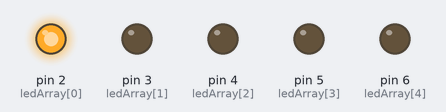
Bench run of a sketch on a simulated Arduino Uno, built with avr-gcc and run on an emulated ATmega328P. On the bench: output pins drawn as LEDs (lit = HIGH).

Above: at 0.07 s.
At 0.37 s:
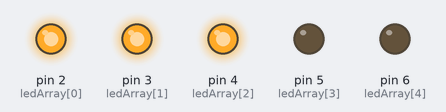
At 0.67 s:
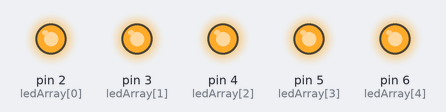
At 1.42 s:
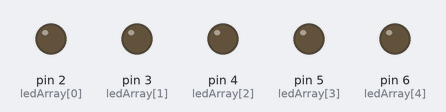
At 2.32 s:
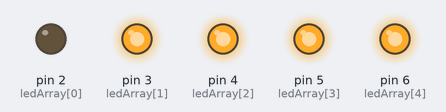
At 3.22 s:
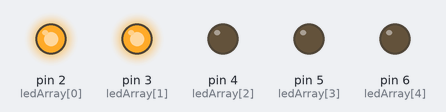
Timing chart, 0 to 3.5 s (numbered marks = the images above):
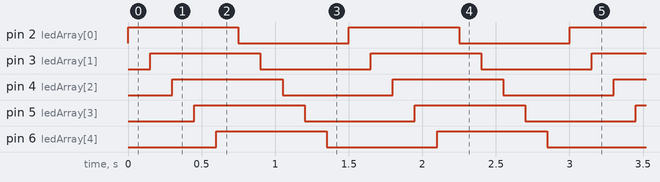

Measured:
- by itself, pin 2 (ledArray[0]), pin 3 (ledArray[1]), pin 4 (ledArray[2]), pin 5 (ledArray[3]), pin 6 (ledArray[4]): alternates HIGH for 0.75 s and LOW for 0.75 s
- by itself, everything shown: repeats every 1.5 s, in 10 steps

The sketch:

ArduinoWorkshop_LED_Sequencer.ino
```cpp
int ledArray[5] = {2,3,4,5,6};

int delayTime = 150;

void setup() {
  //initialise ledArray as outputs
  for(int i = 0; i < 5; i++)
  {
    pinMode(ledArray[i], OUTPUT);
  }
}

void loop() {
  //turn LEDs on from 0-7
  for(int i = 0; i < 5 ; i++)
  {
    digitalWrite(ledArray[i], HIGH);
    delay(delayTime);
  }

  //turn LEDs off from 7-0
  for(int i = 0; i <5 ; i++)
  {
    digitalWrite(ledArray[i], LOW);
    delay(delayTime);
  }
}
```
